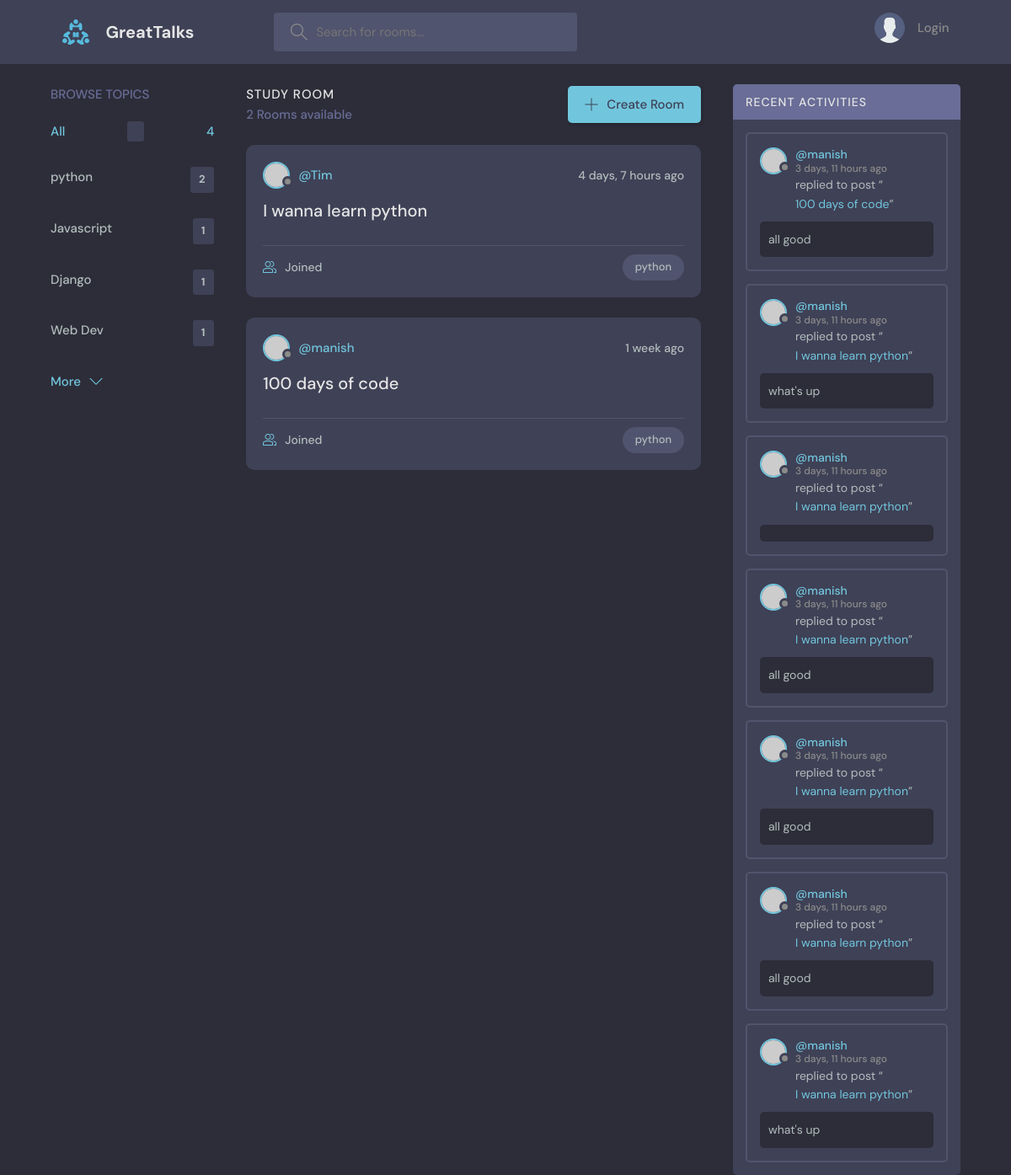
The page /?q=python on the database its author committed.
### base/models.py (models this page shows, shortened)
class Topic(models.Model):
    name = models.CharField(max_length=200)

class  Room(models.Model):
    host =models.ForeignKey(User, on_delete=models.SET_NULL, null= True)
    topic = models.ForeignKey(Topic, on_delete=models.SET_NULL, null=True)
    name = models.CharField(max_length=200)
    description = models.TextField(null = True, blank=True)
    participants =  models.ManyToManyField(User, related_name='participants', blank=True)
    updated = models.DateTimeField(auto_now=True)
    created = models.DateTimeField(auto_now_add=True)
    class Meta:
        ordering = ['-updated','-created']
    def __str__(self) :
        return self.name

class Message(models.Model):
    user = models.ForeignKey(User, on_delete=models.CASCADE)
    room = models.ForeignKey(Room, on_delete=models.CASCADE)
    body = models.TextField()
    updated = models.DateTimeField(auto_now=True)
    created = models.DateTimeField(auto_now_add=True)
    class Meta:
        ordering = ['-updated','-created']

### base/views.py (the view)
# urls.py: 2. Add a URL to urlpatterns:  path('', views.home, name='home')
def home(request):
    q = request.GET.get('q') if request.GET.get('q')!=None else ''
    rooms = Room.objects.filter(Q(topic__name__icontains=q) |
                                Q(name__icontains=q)|
                                Q(description__icontains=q))
    topics = Topic.objects.all()
    room_count = rooms.count()
    room_messages = Message.objects.filter(Q(room__topic__name__icontains=q))
    context = {'rooms':rooms, 'topics':topics,'room_count':room_count,'room_messages': room_messages}
    return render(request,'base/home.html',context)

### base/templates/base/home.html (shortened to what this page needs)
{% extends 'main.html' %}
{% block content %}
    <main class="layout layout--3">
      <div class="container">
        {% include 'base/topic_component.html' %}
        <div class="roomList">
          <div class="roomList__header">
            <div>
              <h2>Study Room</h2>
              <p>{{rooms.count}} Rooms available</p>
            </div>
            <a class="btn btn--main" href="create-room.html">
              <svg version="1.1" xmlns="http://www.w3.org/2000/svg" width="32" height="32" viewBox="0 0 32 32">
                <title>add</title>
                <path
                  d="M16.943 0.943h-1.885v14.115h-14.115v1.885h14.115v14.115h1.885v-14.115h14.115v-1.885h-14.115v-14.115z"
                ></path>
              </svg>
              Create Room
            </a>
          </div>
        {% include 'base/feed_component.html'%}
        </div>
        {% include 'base/activity_component.html' %}
      </div>
    </main>
    {% endblock content %}

### base/templates/base/topic_component.html
<div class="topics">
    <div class="topics__header">
      <h2>Browse Topics</h2>
    </div>
    <ul class="topics__list">
      <li>
        <a href="{%url 'home' %}" class="active">All <span></span>{{topics.count}}</a>
      </li>
      {% for topic in topics %}
      <li>
        <a href="{%url 'home' %}?q={{topic.name}}">{{topic.name}} <span>{{topic.room_set.all.count}}</span></a>
      </li>
      {% endfor %}
    </ul>
    <a class="btn btn--link" href="topics.html">
      More
      <svg version="1.1" xmlns="http://www.w3.org/2000/svg" width="32" height="32" viewBox="0 0 32 32">
        <title>chevron-down</title>
        <path d="M16 21l-13-13h-3l16 16 16-16h-3l-13 13z"></path>
      </svg>
    </a>
  </div>

### base/templates/base/feed_component.html (shortened to what this page needs)
{% for room in rooms %}
<div class="roomListRoom">
    <div class="roomListRoom__header">
      <a href="{% url 'user-profile' room.host.id %}" class="roomListRoom__author">
        <div class="avatar avatar--small">
          <img src="https://randomuser.me/api/portraits/women/11.jpg" />
        </div>
        <span>@{{room.host.username}}</span>
      </a>
      <div class="roomListRoom__actions">
        <span>{{room.created|timesince}} ago</span>
      </div>
    </div>
    <div class="roomListRoom__content">
      <a href="{%url 'room' room.id%}">{{room.name}}</a>
    </div>
    <div class="roomListRoom__meta">
      <a href="{% url 'room' room.id %}" class="roomListRoom__joined">
       {{rooom.participants.all.count}} Joined
      </a>
      <p class="roomListRoom__topic">{{room.topic.name}}</p>
    </div>
  </div>
  {% endfor %}

### base/templates/base/activity_component.html (shortened to what this page needs)
<div class="activities">
    <div class="activities__header">
      <h2>Recent Activities</h2>
    </div>
{% for message in room_messages%}
    <div class="activities__box">
      <div class="activities__boxHeader roomListRoom__header">
        <a href="{% url 'user-profile' message.user.id%}" class="roomListRoom__author">
          <div class="avatar avatar--small">
            <img src="https://randomuser.me/api/portraits/women/11.jpg" />
          </div>
          <p>
            @{{message.user}}
            <span>{{message.created|timesince}} ago</span>
          </p>
        </a>
      </div>
      <div class="activities__boxContent">
        <p>replied to post “<a href="{% url 'room' message.room.id %}">{{message.room}}</a>”</p>
        <div class="activities__boxRoomContent">
           {{message.body}}
        </div>
      </div>
    </div>
    {%  endfor %}
  </div>

### rows shown on the page
Topic: name "python", room_set.all.count "2"
Topic: name "Javascript", room_set.all.count "1"
Topic: name "Django", room_set.all.count "1"
Topic: name "Web Dev", room_set.all.count "1"
Room: host.username "Tim", created "4 days, 7 hours", name "I wanna learn python", topic.name "python"
Room: host.username "manish", created "1 week", name "100 days of code", topic.name "python"
Message: user "manish", created "3 days, 11 hours", room "100 days of code", body "all good"
Message: user "manish", created "3 days, 11 hours", room "I wanna learn python", body "what's up"
Message: user "manish", created "3 days, 11 hours", room "I wanna learn python"
Message: user "manish", created "3 days, 11 hours", room "I wanna learn python", body "all good"
Message: user "manish", created "3 days, 11 hours", room "I wanna learn python", body "all good"
Message: user "manish", created "3 days, 11 hours", room "I wanna learn python", body "all good"
Message: user "manish", created "3 days, 11 hours", room "I wanna learn python", body "what's up"

### other values the page prints
{{ topics.count }} "4"
{{ rooms.count }} "2"
